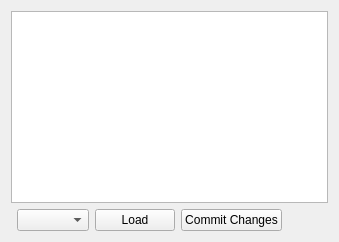
          <widget class="QWidget" name="tab_3">
           <attribute name="title">
            <string>Edit Members' Details</string>
           </attribute>
           <layout class="QGridLayout" name="gridLayout_4">
            <item row="1" column="1">
             <widget class="QComboBox" name="comboBox_viewtabledept"/>
            </item>
            <item row="1" column="4">
             <spacer name="horizontalSpacer_2">
              <property name="orientation">
               <enum>Qt::Horizontal</enum>
              </property>
              <property name="sizeHint" stdset="0">
               <size>
                <width>40</width>
                <height>20</height>
               </size>
              </property>
             </spacer>
            </item>
            <item row="0" column="0" colspan="5">
             <widget class="QTableWidget" name="tableWidget"/>
            </item>
            <item row="1" column="3">
             <widget class="QPushButton" name="pushButton_commitchange">
              <property name="text">
               <string>Commit Changes</string>
              </property>
             </widget>
            </item>
            <item row="1" column="2">
             <widget class="QPushButton" name="pushButton_loadmemberdetails">
              <property name="sizePolicy">
               <sizepolicy hsizetype="Fixed" vsizetype="Fixed">
                <horstretch>0</horstretch>
                <verstretch>0</verstretch>
               </sizepolicy>
              </property>
              <property name="text">
               <string>Load</string>
              </property>
             </widget>
            </item>
           </layout>
          </widget>
